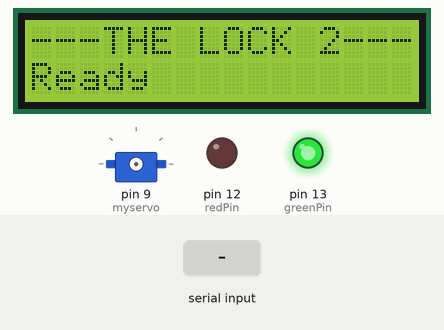
A sketch run on a simulated Arduino Uno, built with avr-gcc and run on an emulated ATmega328P. Parts: 16×2 character LCD, servo, output pins drawn as LEDs (lit = HIGH). The inputs (shaded band) are chosen by the test bench. What the sketch prints to the serial monitor is not drawn.

Above: at 4.2 s.
4.3 s: "905623" received over the second serial link
At 6.49 s:
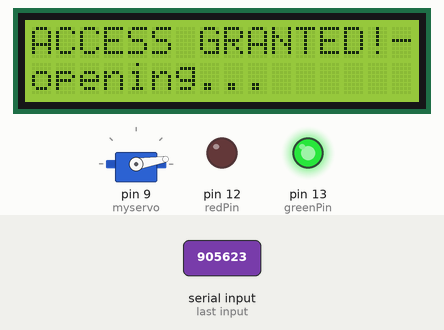
At 8.8 s:
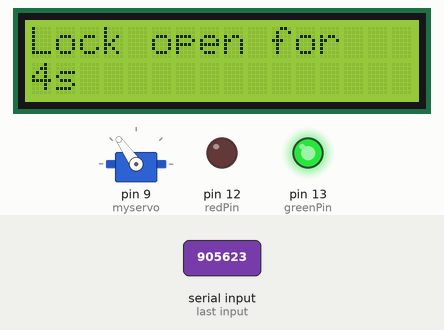
12.8 s: "1" received over the second serial link
At 17.1 s:
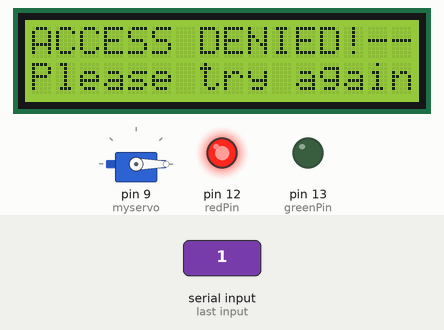
18.6 s: "0" received over the second serial link
Timing chart, 0 to 26.6 s (numbered marks = the images above; inputs shaded):
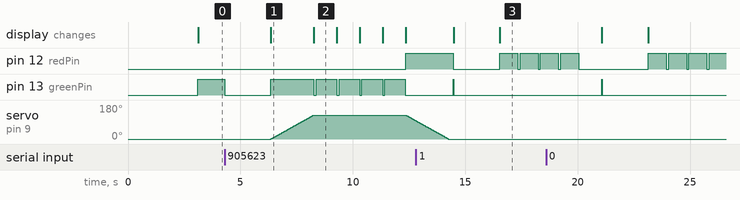

Measured:
- after the input at 4.3 s, pin 12 (redPin): LOW → HIGH after 8.1 s; pin 13 (greenPin): goes LOW 2.0 s, HIGH 1.9 s, 4 × (LOW 0.10 s, HIGH 0.92 s), then LOW, starting at once; servo on pin 9 (myservo): rises from 0° to 125° in 1.9 s, then falls to 98° in 4.5 s; the display: changes after 2.0 s (image 1)
- after the input at 12.8 s, the display: first differs from a run without the input after 3.7 s (image 3)
- what the display in image 2 shows lasts 1.0 s, from 8.3 s to 9.3 s

The sketch:

bluetooth.ino
```cpp
#include <Servo.h>
#include <SoftwareSerial.h>

#include <Wire.h>
#include <LiquidCrystal_I2C.h>

#define rxPin 11//these are in a wrong way lol
#define txPin 10

/* tutorial https://youtu.be/xVC0X_PE_XE */
LiquidCrystal_I2C lcd(0x27, 2, 1, 0, 4, 5, 6, 7, 3, POSITIVE);

/* Create object named bt of the class SoftwareSerial */
SoftwareSerial bt(rxPin,txPin); /* (Rx White,Tx Black) */
int looped=0;
char myChar;
int code = 0;
String pinCode;

int redPin = 12;                  // Red LED connected to digital pin 12
int greenPin = 13;                // Green LED connected to digital pin 13


Servo myservo;  // create servo object to control a servo
// twelve servo objects can be created on most boards

int pos = 0;    // variable to store the servo position
int min = pos;
int max = 125;
int step = 1;

int lcdLoopCount = 0;

void setup() {
  //Wire.begin();
  lcd.begin(16,2);

  lcd.clear();
  lcd.home ();// go home
  lcd.print("THE LOCK 2");
  lcd.setCursor(0,1);// second line
  lcd.print("starting...");

  pinMode(redPin, OUTPUT);        // sets the digital pin as output
  pinMode(greenPin, OUTPUT);      // sets the digital pin as output

  Serial.begin(9600);	/* Define baud rate for serial communication */
  Serial.println("Serial init");

  delay(2000);

  pinMode(rxPin, INPUT);
  pinMode(txPin, OUTPUT);

  bt.begin(9600);  /* Define baud rate for software serial communication */
  delay(1000);
  Serial.println("BT should be connected next " __DATE__ );
  bt.println("init");

  //myservo.attach(9);  // attaches the servo on pin 9 to the servo object
}

char Comp(char This) {
    if( This != 49 ){
      return(0);
    }else{
      return(1);
    }
}

void loop() {
    //scanI2C(); //needs Wire.begin on setup
    looped++;
    digitalWrite(greenPin, HIGH);

    lcdStartingScreen();

    //Serial.println("Loop" + String(looped));
    if ( bt.available() ){
      //myChar = bt.read();
      digitalWrite(greenPin, LOW);
      pinCode = bt.readString();
      delay(1000);
      Serial.println("Pin code");
      Serial.println(pinCode);
      bt.write("Code received");

      //Serial.write(myChar);
      if (pinCode=="905623") {
        lcd.home ();// go home
        lcd.print("ACCESS GRANTED!");
        lcd.setCursor(0,1);// second line
        lcd.print("opening...");
        lcdLoopCount = 0;

        Serial.println("Correct");
        bt.write("ok");

        runServo();
      }else{
        lcd.home ();// go home
        lcd.print("ACCESS DENIED!");
        lcd.setCursor(0,1);// second line
        lcd.print("Please try again");

        Serial.println("Incorrect");
        bt.write("error");
        runIncorrect();

        delay(1000);
        lcd.clear();
        lcd.home ();// go home
        lcd.print("---THE LOCK 2---");
        lcd.setCursor(0,1);// second line
        lcd.print("Ready");
        lcdLoopCount = 0;
      }

    }
}

int runIncorrect(){
    digitalWrite(redPin, HIGH);
    delay(800);
    digitalWrite(redPin, LOW);
    delay(100);
    digitalWrite(redPin, HIGH);
    delay(800);
    digitalWrite(redPin, LOW);
    delay(100);
    digitalWrite(redPin, HIGH);
    delay(800);
    digitalWrite(redPin, LOW);
    delay(100);
    digitalWrite(redPin, HIGH);
    delay(800);
    digitalWrite(redPin, LOW);
}

int runServo(){
  digitalWrite(greenPin, HIGH);
  myservo.attach(9);
  for (pos = min; pos <= max; pos += step) { // goes from 0 degrees to 180 degrees
    // in steps of 1 degree
    myservo.write(pos);              // tell servo to go to position in variable 'pos'
    delay(step*15);                       // waits 15ms for the servo to reach the position
  }
  bt.write("open");
  runCorrect();
  bt.write("closing");
  digitalWrite(redPin, HIGH);
  for (pos = max; pos >= min; pos -= step) { // goes from 180 degrees to 0 degrees
    myservo.write(pos);              // tell servo to go to position in variable 'pos'
    delay(step*15);                       // waits 15ms for the servo to reach the position
  }
  delay(200);
  myservo.detach();
  digitalWrite(redPin, LOW);
  bt.write("locked");
  return(1);
}

int runCorrect(){
  lcd.clear();
  lcd.home ();// go home
  lcd.print("Lock open for");
  lcd.setCursor(0,1);// second line
  lcd.print("4s");

  digitalWrite(greenPin, LOW);
  delay(100);
  digitalWrite(greenPin, HIGH);
  delay(900);

  lcd.clear();
  lcd.home ();// go home
  lcd.print("Lock open for");
  lcd.setCursor(0,1);// second line
  lcd.print("3s");

  digitalWrite(greenPin, LOW);
  delay(100);
  digitalWrite(greenPin, HIGH);
  delay(900);

  lcd.clear();
  lcd.home ();// go home
  lcd.print("Lock open for");
  lcd.setCursor(0,1);// second line
  lcd.print("2s");

  digitalWrite(greenPin, LOW);
  delay(100);
  digitalWrite(greenPin, HIGH);
  delay(900);

  lcd.clear();
  lcd.home ();// go home
  lcd.print("Lock open for");
  lcd.setCursor(0,1);// second line
  lcd.print("1s");

  digitalWrite(greenPin, LOW);
  delay(100);
  digitalWrite(greenPin, HIGH);
  delay(900);
  digitalWrite(greenPin, LOW);

  lcd.clear();
  lcd.home ();// go home
  lcd.print("ATTENTION");
  lcd.setCursor(0,1);// second line
  lcd.print("Lock now closing");
}

int lcdStartingScreen(){
  if(lcdLoopCount==0){
    lcdLoopCount = 1;
    lcd.clear();
    lcd.home ();// go home
    lcd.print("---THE LOCK 2---");
    lcd.setCursor(0,1);// second line
    lcd.print("Ready");
  }
}

int scanI2C(){
  //this should give 0x27
  byte error, address;
  int nDevices;

  Serial.println("Scanning...");

  nDevices = 0;
  for(address = 1; address < 127; address++ )
  {
    // The i2c_scanner uses the return value of
    // the Write.endTransmisstion to see if
    // a device did acknowledge to the address.
    Wire.beginTransmission(address);
    error = Wire.endTransmission();

    if (error == 0)
    {
      Serial.print("I2C device found at address 0x");
      if (address<16)
        Serial.print("0");
      Serial.print(address,HEX);
      Serial.println("  !");

      nDevices++;
    }
    else if (error==4)
    {
      Serial.print("Unknown error at address 0x");
      if (address<16)
        Serial.print("0");
      Serial.println(address,HEX);
    }
  }
  if (nDevices == 0)
    Serial.println("No I2C devices found\n");
  else
    Serial.println("done\n");

  delay(5000);           // wait 5 seconds for next scan
}
```
